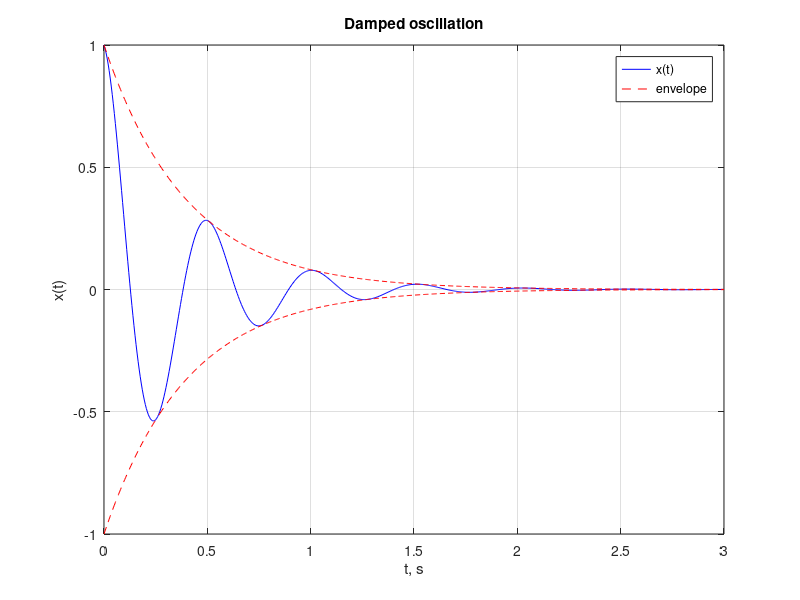

Source code (MATLAB):
%{
@play
{
  "title": "Затухающие колебания",
  "description": "Влияние коэффициента демпфирования на переходный процесс",
  "groups": [
    {
      "name": "Параметры системы",
      "controls": [
        { "var": "zeta", "label": "Демпфирование ζ", "min": 0.05, "max": 1.0, "step": 0.05, "default": 0.2 },
        { "var": "f0", "label": "Частота, Гц", "min": 0.5, "max": 5.0, "step": 0.5, "default": 2.0 }
      ]
    }
  ]
}
%}
% Затухающие колебания: x(t) = exp(-zeta*w*t) * cos(wd*t)
zeta = 0.2;
f0 = 2;
w = 2 * pi * f0;
wd = w * sqrt(1 - zeta * zeta);
t = 0:0.005:3;
x = exp(-zeta * w * t) .* cos(wd * t);
env = exp(-zeta * w * t);
plot(t, x, 'b');
hold on;
plot(t, env, 'r--');
plot(t, -env, 'r--');
title('Damped oscillation');
xlabel('t, s');
ylabel('x(t)');
legend('x(t)', 'envelope');
grid on;
